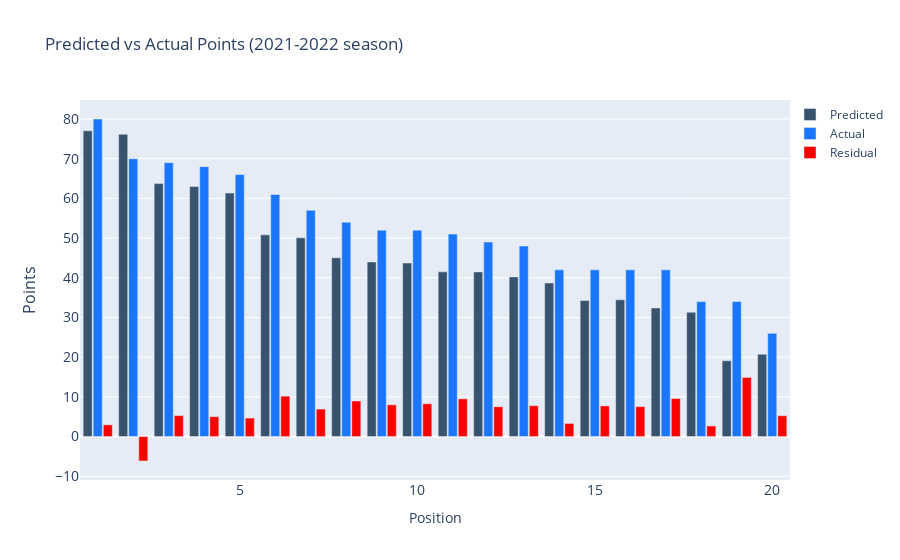

Notebook code cell kept with this figure:
### Code cell
position = epldf.iloc[:20]['Pos']
points2122 = epldf.iloc[:20]['Pts']

fig = go.Figure()
fig.add_trace(go.Bar(x=position,
                y=predictions,
                name='Predicted',
                marker_color='rgb(55, 83, 109)'
                ))
fig.add_trace(go.Bar(x=position,
                y=points2122,
                name='Actual',
                marker_color='rgb(26, 118, 255)'
                ))
fig.add_trace(go.Bar(x=position,
                y=points2122-predictions,
                name='Residual',
                marker_color='Red'
                ))

fig.update_layout(
    title='Predicted vs Actual Points (2021-2022 season)',
    xaxis=dict(
        title='Position',
        tickfont_size=14,
    ),
    yaxis=dict(
        title='Points',
        titlefont_size=16,
        tickfont_size=14
    ),
    legend=dict(
        x=1.00,
        y=1.0,
        bgcolor='rgba(255, 255, 255, 0)',
        bordercolor='rgba(255, 255, 255, 0)'
    ),
    barmode='group',
    bargap=0.15, # gap between bars of adjacent location coordinates.
    bargroupgap=0.1 # gap between bars of the same location coordinate.
)
fig.show()

### Figure 1 — Plotly figure (JSON) as saved in the notebook; plotly's stock layout.template omitted (floating-point values rounded to 4 significant figures)
{"data": [{"marker": {"color": "rgb(55, 83, 109)"}, "name": "Predicted", "type": "bar", "x": [1, 2, 3, 4, 5, 6, 7, 8, 9, 10, 11, 12, 13, 14, 15, 16, 17, 18, 19, 20], "y": [77.04, 76.15, 63.72, 62.98, 61.34, 50.82, 50.07, 45.03, 43.99, 43.73, 41.5, 41.49, 40.22, 38.69, 34.27, 34.45, 32.41, 31.32, 19.11, 20.75]}, {"marker": {"color": "rgb(26, 118, 255)"}, "name": "Actual", "type": "bar", "x": [1, 2, 3, 4, 5, 6, 7, 8, 9, 10, 11, 12, 13, 14, 15, 16, 17, 18, 19, 20], "y": [80, 70, 69, 68, 66, 61, 57, 54, 52, 52, 51, 49, 48, 42, 42, 42, 42, 34, 34, 26]}, {"marker": {"color": "Red"}, "name": "Residual", "type": "bar", "x": [1, 2, 3, 4, 5, 6, 7, 8, 9, 10, 11, 12, 13, 14, 15, 16, 17, 18, 19, 20], "y": [2.958, -6.15, 5.279, 5.024, 4.664, 10.18, 6.926, 8.967, 8.008, 8.273, 9.503, 7.513, 7.78, 3.305, 7.73, 7.545, 9.589, 2.677, 14.89, 5.255]}], "layout": {"bargap": 0.15, "bargroupgap": 0.1, "barmode": "group", "legend": {"bgcolor": "rgba(255, 255, 255, 0)", "bordercolor": "rgba(255, 255, 255, 0)", "x": 1, "y": 1}, "title": {"text": "Predicted vs Actual Points (2021-2022 season)"}, "xaxis": {"tickfont": {"size": 14}, "title": {"text": "Position"}}, "yaxis": {"tickfont": {"size": 14}, "title": {"font": {"size": 16}, "text": "Points"}}}}
